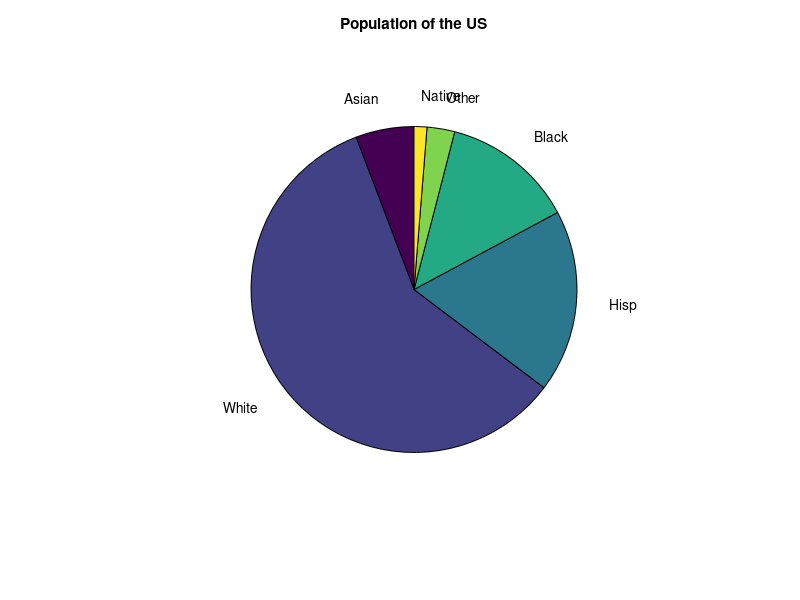

The MATLAB script that drew this image:
% Using Census data to create a pie chart of the United States population racial profile
% Data accessed at: https://www.census.gov/quickfacts/fact/table/US/IPE120219

X = [5.9 60.1 18.5 13.4 2.8 1.3];

% Census data analysis was the only case of hard coding
labels = {'Asian', 'White', 'Hisp', 'Black', 'Other', 'Native'};
% Creating the pie chart
pie(X, labels)
title('Population of the US')

% Coding and debugging by Sarah, 1 hour
